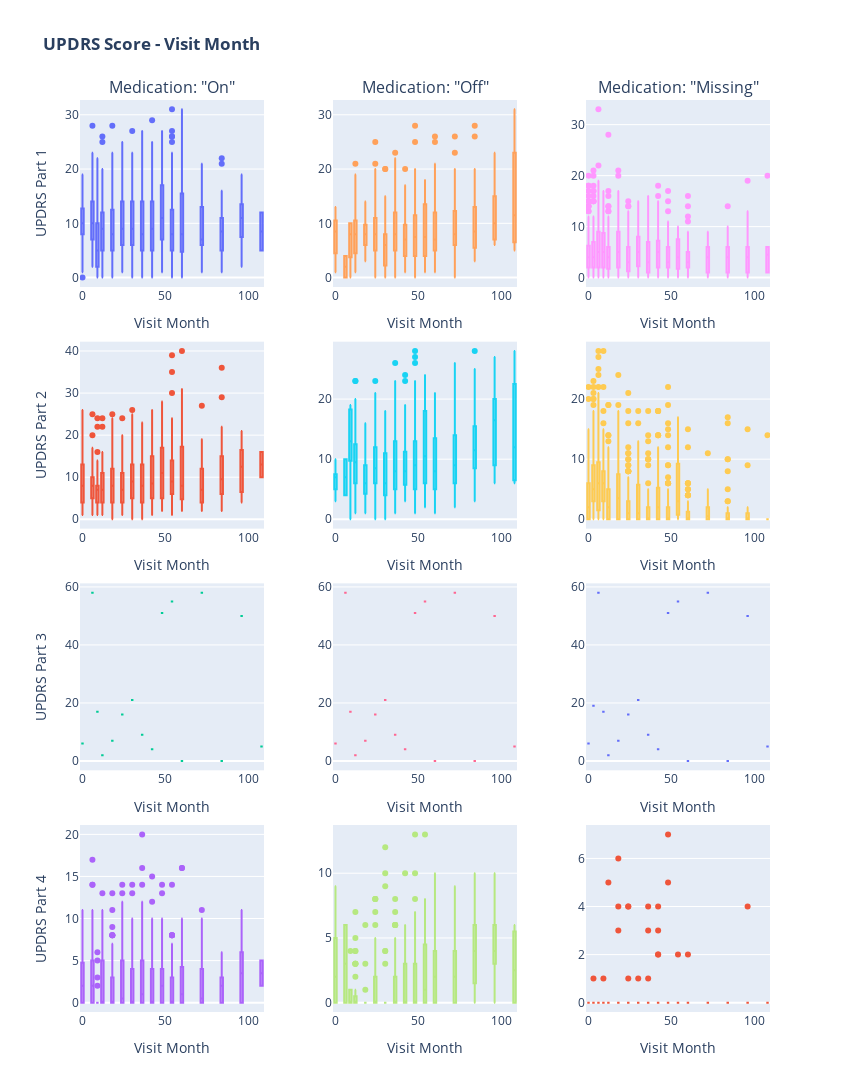

Write notebook code for a chart like this one.
### Code cell
parts = ['1', '2', '3', '4']
fig = make_subplots(
    rows=4,
    cols=3,
    horizontal_spacing=0.10,
    vertical_spacing=0.06,
    column_titles=[
        'Medication: "On"',
        'Medication: "Off"',
        'Medication: "Missing"'])

for i, medication in enumerate([['On'], ['Off'], ['Missing']]):
    train_clinical_df_ = clinical_data.query(
        'upd23b_clinical_state_on_medication in @medication')
    for j, part in enumerate(parts):
        fig.add_trace(go.Box(x=train_clinical_df_['visit_month'],
                             y=train_clinical_df_[f'updrs_{part}']),
                      row=j+1, col=i+1)

        fig.update_xaxes(title_text='Visit Month', row=j+1, col=i+1)
        fig.update_yaxes(title_text=f'UPDRS Part {part}', row=j+1, col=1)


fig.update_layout(
    width=850, height=2000,
    title_text='<b>UPDRS Score - Visit Month',
    showlegend=False)
fig.show()

### Figure 1 — Plotly figure (JSON) as saved in the notebook; plotly's stock layout.template omitted (floating-point values rounded to 4 significant figures; data arrays with more than 128 entries replaced by an {"elided": "..."} marker saying what was removed)
{"data": [{"type": "box", "x": {"elided": "775 int values"}, "xaxis": "x", "y": {"elided": "775 int values"}, "yaxis": "y"}, {"type": "box", "x": {"elided": "775 int values"}, "xaxis": "x4", "y": {"elided": "775 int values"}, "yaxis": "y4"}, {"type": "box", "x": {"elided": "775 int values"}, "xaxis": "x7", "y": {"elided": "775 int values"}, "yaxis": "y7"}, {"type": "box", "x": {"elided": "775 int values"}, "xaxis": "x10", "y": {"elided": "775 int values"}, "yaxis": "y10"}, {"type": "box", "x": {"elided": "513 int values"}, "xaxis": "x2", "y": {"elided": "513 int values"}, "yaxis": "y2"}, {"type": "box", "x": {"elided": "513 int values"}, "xaxis": "x5", "y": {"elided": "513 int values"}, "yaxis": "y5"}, {"type": "box", "x": {"elided": "513 int values"}, "xaxis": "x8", "y": {"elided": "513 int values"}, "yaxis": "y8"}, {"type": "box", "x": {"elided": "513 int values"}, "xaxis": "x11", "y": {"elided": "513 int values"}, "yaxis": "y11"}, {"type": "box", "x": {"elided": "1327 int values"}, "xaxis": "x3", "y": {"elided": "1327 int values"}, "yaxis": "y3"}, {"type": "box", "x": {"elided": "1327 int values"}, "xaxis": "x6", "y": {"elided": "1327 int values"}, "yaxis": "y6"}, {"type": "box", "x": {"elided": "1327 int values"}, "xaxis": "x9", "y": {"elided": "1327 int values"}, "yaxis": "y9"}, {"type": "box", "x": {"elided": "1327 int values"}, "xaxis": "x12", "y": {"elided": "1327 int values"}, "yaxis": "y12"}], "layout": {"annotations": [{"font": {"size": 16}, "showarrow": false, "text": "Medication: \"On\"", "x": 0.1333, "xanchor": "center", "xref": "paper", "y": 1, "yanchor": "bottom", "yref": "paper"}, {"font": {"size": 16}, "showarrow": false, "text": "Medication: \"Off\"", "x": 0.5, "xanchor": "center", "xref": "paper", "y": 1, "yanchor": "bottom", "yref": "paper"}, {"font": {"size": 16}, "showarrow": false, "text": "Medication: \"Missing\"", "x": 0.8667, "xanchor": "center", "xref": "paper", "y": 1, "yanchor": "bottom", "yref": "paper"}], "height": 2000, "showlegend": false, "title": {"text": "<b>UPDRS Score - Visit Month"}, "width": 850, "xaxis": {"anchor": "y", "domain": [0, 0.2667], "title": {"text": "Visit Month"}}, "xaxis10": {"anchor": "y10", "domain": [0, 0.2667], "title": {"text": "Visit Month"}}, "xaxis11": {"anchor": "y11", "domain": [0.3667, 0.6333], "title": {"text": "Visit Month"}}, "xaxis12": {"anchor": "y12", "domain": [0.7333, 1], "title": {"text": "Visit Month"}}, "xaxis2": {"anchor": "y2", "domain": [0.3667, 0.6333], "title": {"text": "Visit Month"}}, "xaxis3": {"anchor": "y3", "domain": [0.7333, 1], "title": {"text": "Visit Month"}}, "xaxis4": {"anchor": "y4", "domain": [0, 0.2667], "title": {"text": "Visit Month"}}, "xaxis5": {"anchor": "y5", "domain": [0.3667, 0.6333], "title": {"text": "Visit Month"}}, "xaxis6": {"anchor": "y6", "domain": [0.7333, 1], "title": {"text": "Visit Month"}}, "xaxis7": {"anchor": "y7", "domain": [0, 0.2667], "title": {"text": "Visit Month"}}, "xaxis8": {"anchor": "y8", "domain": [0.3667, 0.6333], "title": {"text": "Visit Month"}}, "xaxis9": {"anchor": "y9", "domain": [0.7333, 1], "title": {"text": "Visit Month"}}, "yaxis": {"anchor": "x", "domain": [0.795, 1], "title": {"text": "UPDRS Part 1"}}, "yaxis10": {"anchor": "x10", "domain": [0, 0.205], "title": {"text": "UPDRS Part 4"}}, "yaxis11": {"anchor": "x11", "domain": [0, 0.205]}, "yaxis12": {"anchor": "x12", "domain": [0, 0.205]}, "yaxis2": {"anchor": "x2", "domain": [0.795, 1]}, "yaxis3": {"anchor": "x3", "domain": [0.795, 1]}, "yaxis4": {"anchor": "x4", "domain": [0.53, 0.735], "title": {"text": "UPDRS Part 2"}}, "yaxis5": {"anchor": "x5", "domain": [0.53, 0.735]}, "yaxis6": {"anchor": "x6", "domain": [0.53, 0.735]}, "yaxis7": {"anchor": "x7", "domain": [0.265, 0.47], "title": {"text": "UPDRS Part 3"}}, "yaxis8": {"anchor": "x8", "domain": [0.265, 0.47]}, "yaxis9": {"anchor": "x9", "domain": [0.265, 0.47]}}}
